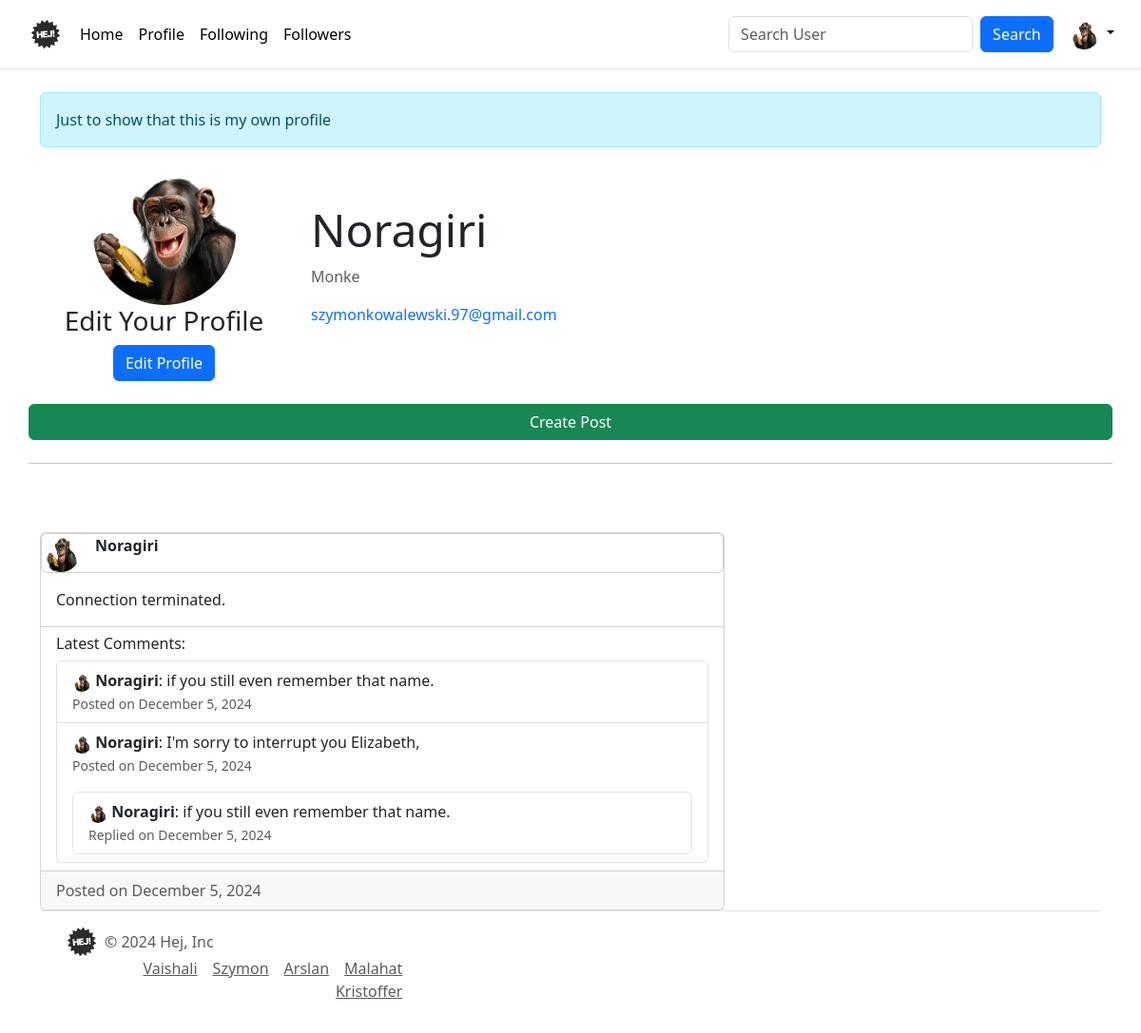
Screenshot of /user_profile/1/ (signed in) with the database file from the repository.
### social_app/models.py (models this page shows, shortened)
class UserProfile(models.Model):
    user = models.OneToOneField(User, on_delete=models.CASCADE)
    profile_pic = models.ImageField(
        upload_to="profile_pics/", default="../static/img/user-icon.png"
    )
    bio = models.TextField(max_length=500, blank=True)
    objects = models.Manager()

class Post(models.Model):
    user = models.ForeignKey(User, on_delete=models.CASCADE, related_name="posts")
    content = models.TextField()
    image = models.ImageField(upload_to="post_images/", blank=True, null=True)
    created_at = models.DateTimeField(auto_now_add=True)
    objects = models.Manager()

class Comment(models.Model):
    post = models.ForeignKey(Post, related_name="comments", on_delete=models.CASCADE)
    user = models.ForeignKey(User, on_delete=models.CASCADE)
    content = models.TextField()
    created_at = models.DateTimeField(auto_now_add=True)
    parent = models.ForeignKey(
        "self", related_name="replies", null=True, blank=True, on_delete=models.CASCADE
    )
    objects = models.Manager()
    class Meta:
        ordering = ["created_at"]

### social_app/views.py (the view, shortened to what this page needs)
# urls.py: path("user_profile/<int:user_id>/", user_profile, name="user_profile"),
@login_required
def user_profile(request, user_id=None):
    current_user_profile_info = UserProfile.objects.filter(user=request.user).first()
    if user_id is None:
        user_user = request.user
    else:
        user_user = get_object_or_404(User, id=user_id)
    user_profile_info = UserProfile.objects.filter(user=user_user).first()
    profile_edit_form = UserProfileInfoForm(instance=user_profile_info)
    post_form = PostForm()
    user_posts = Post.objects.filter(user=user_user).order_by("-created_at")
    posts_with_comments = []
    for post in user_posts:
        top_level_comments = (
            post.comments.filter(parent=None)
            .select_related("user__userprofile")
            .order_by("-created_at")[:2]
        )
        comments_with_replies = []
        for comment in top_level_comments:
            replies = (
                comment.replies.all().prefetch_related("replies").order_by("created_at")
            )
            comments_with_replies.append({"comment": comment, "replies": replies})
        posts_with_comments.append({"post": post, "comments": comments_with_replies})
    this_is_me = user_user.id == request.user.id
    context = {
        "user_id": user_user.id,
        "username": user_user.username,
        "profile_pic": (
            user_profile_info.profile_pic.url
            if user_profile_info.profile_pic
            else False
        ),
        "about": user_profile_info.bio if user_profile_info else "",
        "email": user_user.email,
        "user_profile": user_profile_info,
        "posts_with_comments": posts_with_comments,
        "this_is_me": this_is_me,
        "current_user_profile_info": current_user_profile_info,
        "profile_edit_form": profile_edit_form,
        "post_form": post_form,
    }
    return render(request, "social-app/user_profile.html", context)

### social_app/forms.py
class UserProfileInfoForm(forms.ModelForm):
    bio = forms.CharField(
        widget=forms.Textarea(
            attrs={
                "class": "form-control",
                "placeholder": "Tell us about yourself",
                "rows": 3,
                "maxlength": 500,
            }
        ),
        required=False,  # Optional field
        label="Describe yourself",
    )
    profile_pic = forms.ImageField(
        widget=forms.FileInput(
            attrs={
                "class": "form-control",
                "accept": "image/*",  # Accept only image files
            }
        ),
        required=False,  # Optional field
        label="Profile Picture",
    )
    class Meta:
        model = UserProfile
        fields = ("bio", "profile_pic")
        widgets = {
            "bio": forms.Textarea(
                attrs={"class": "form-control", "placeholder": "Bio"}
            ),
        }
        labels = {
            "bio": "Bio",
            "profile_pic": "Profile Picture",
        }

class PostForm(forms.ModelForm):
    class Meta:
        model = Post
        fields = ["content", "image"]

### templates/social-app/user_profile.html (shortened to what this page needs)
{% extends "base/base.html" %} {% load static %}
{% block content %}
<div class="container mt-4">
	{% if this_is_me %}
	<div class="alert alert-info" role="alert">Just to show that this is my own profile</div>
	{% endif %}
	<div class="row align-items-center">
		<div class="col-md-3 text-center">
			{% if profile_pic %}
			<img src="{{ profile_pic }}" alt="{{ username }}'s Profile Picture" class="img-fluid rounded-circle" style="width: 150px; height: 150px; object-fit: cover" />
			{% else %}
			<img src="{% static 'img/user-icon.png' %}" alt="Default Profile Picture" class="img-fluid rounded-circle" style="width: 150px; height: 150px; object-fit: cover" />
			{% endif %} {% if this_is_me %}
			<h3>Edit Your Profile</h3>
			<button type="button" class="btn btn-primary" data-toggle="modal" data-target="#editProfileModal">Edit Profile</button>
			{% endif %}
		</div>
		<div class="col-md-9">
			<h2 class="display-5">{{ username }}</h2>
			<p class="text-muted">{{ about }}</p>
			<p><a href="mailto:{{ email }}" class="text-decoration-none">{{ email }}</a></p>
		</div>
		{% if this_is_me %}
		<button type="button" class="btn btn-success mt-4" data-toggle="modal" data-target="#createPostModal">Create Post</button>
		{% endif %}
		<hr class="my-4" />
		<div class="row g-4">
			{% for item in posts_with_comments %}
			<div class="col-8">
				<a href="{% url 'social_app:view_post' item.post.id %}" class="link-offset-2 link-underline link-underline-opacity-0">
					<div class="card">
						{% with item.post as post %}
						<div class="card">
							<div class="row g-3">
								<div class="col-auto">
									{% if profile_pic %}
									<img src="{{ profile_pic }}" alt="{{ username }}'s Profile Picture" class="img-fluid rounded-circle" style="width: 40px; height: 40px" />
									{% else %}
									<img src="{% static 'img/user-icon.png' %}" alt="Default Profile Picture" class="img-fluid rounded-circle" style="width: 40px; height: 40px" />
									{% endif %}
								</div>
								<div class="col-auto">
									<p class="card-text"><strong>{{username}}</strong></p>
								</div>
							</div>
						</div>
						<div class="card-body">
							<p class="card-text">{{ post.content|truncatechars:100 }}</p>
						</div>
						<ul class="list-group list-group-flush">
							<li class="list-group-item">
								<h6 class="mb-2">Latest Comments:</h6>
								{% if item.comments %}
								<ul class="list-group">
									{% for comment_data in item.comments %}
									<li class="list-group-item">
										{% if comment_data.comment.user.userprofile.profile_pic %}
										<img src="{{  comment_data.comment.user.userprofile.profile_pic.url }}" alt="{{ username }}'s Profile Picture" class="img-fluid rounded-circle" style="width: 20px; height: 20px" />
										{% else %}
										<img src="{% static 'img/user-icon.png' %}" alt="Default Profile Picture" class="img-fluid rounded-circle" style="width: 20px; height: 20px" />
										{% endif %}
										<strong>{{ comment_data.comment.user.username }}</strong>: {{ comment_data.comment.content }}
										<br />
										<small class="text-muted">Posted on {{ comment_data.comment.created_at|date:"F j, Y" }}</small>
										{% if comment_data.replies %}
										<ul class="list-group mt-3">
											{% for reply in comment_data.replies %}
											<li class="list-group-item">
												{% if reply.user.userprofile.profile_pic %}
												<img src="{{  reply.user.userprofile.profile_pic.url }}" alt="{{ username }}'s Profile Picture" class="img-fluid rounded-circle" style="width: 20px; height: 20px" />
												{% else %}
												<img src="{% static 'img/user-icon.png' %}" alt="Default Profile Picture" class="img-fluid rounded-circle" style="width: 20px; height: 20px" />
												{% endif %}
												<strong>{{ reply.user.username }}</strong>: {{ reply.content }}
												<br />
												<small class="text-muted">Replied on {{ reply.created_at|date:"F j, Y" }}</small>
											</li>
											{% endfor %}
										</ul>
										{% endif %}
									</li>
									{% endfor %}
								</ul>
								{% else %}
								<p class="text-muted mb-0">No comments yet.</p>
								{% endif %}
							</li>
						</ul>
						<div class="card-footer text-muted">Posted on {{ post.created_at|date:"F j, Y" }}</div>
						{% endwith %}
					</div>
				</a>
			</div>
			{% endfor %}
		</div>
	</div>
	{% endblock %}

### templates/base/base.html (shortened to what this page needs)
{% load static %}
<!DOCTYPE html>
<html lang="en">
<head>
	<link href="https://cdn.jsdelivr.net/npm/bootstrap@5.3.3/dist/css/bootstrap.min.css" rel="stylesheet"
 />
</head>
<body>
	{% include "base/modules/header.html" %}
	{% block content %} {% endblock %}
	{% include "base/modules/footer.html" %}
</body>
</html>

### templates/base/modules/header.html (shortened to what this page needs)
{% load static %}
<header class="p-3 mb-3 border-bottom">
	<div class="container-fluid">
		<div class="d-flex flex-wrap align-items-center justify-content-center justify-content-lg-start">
			<a href="{% url 'social_app:feed' %}" class="d-flex align-items-center mb-2 mb-lg-0 link-body-emphasis text-decoration-none"> <img class="bi me-2" width="40" height="32" role="img" aria-label="Bootstrap" src="{% static 'img/hej-logo.svg' %}" /> </a>
			<ul class="nav col-12 col-lg-auto me-lg-auto mb-2 justify-content-center mb-md-0">
				<li>
					<a href="{% url 'social_app:feed' %}" class="nav-link px-2 link-body-emphasis">Home</a>
				</li>
				<li>
					<a href="{% url 'social_app:my_user_profile' %}" class="nav-link px-2 link-body-emphasis">Profile</a>
				</li>
				<li>
					<a href="{% url 'social_app:my_following' %}" class="nav-link px-2 link-body-emphasis">Following</a>
				</li>
				<li><a href="{% url 'social_app:my_followers' %} " class="nav-link px-2 link-body-emphasis">Followers</a></li>
			</ul>
			<form class="col-12 col-lg-auto mb-3 mb-lg-0 me-lg-3 d-flex" role="search" action="{% url 'social_app:search_user' %}" method="get">
				<input type="search" class="form-control me-2" name="SearchQuery" placeholder="Search User" aria-label="Search" />
				<button type="submit" class="btn btn-primary">Search</button>
			</form>
			<div class="dropdown text-end">
				<a href="#" class="d-block link-body-emphasis text-decoration-none dropdown-toggle" data-bs-toggle="dropdown" aria-expanded="false"> <img src="{{ current_user_profile_info.profile_pic.url }}" width="32" height="32" class="rounded-circle" /> </a>
			</div>
		</div>
	</div>
</header>

### templates/base/modules/footer.html
{% load static %}
<footer class="p-3 mb-3 d-flex flex-no-wrap justify-content-between align-items-center border-top">
	<div class="container-fluid">
		<div class="col-md-3 d-flex align-items-center">
			<a href="{% url 'social_app:login' %}" class="mb-3 me-2 mb-md-0 text-body-secondary text-decoration-none lh-1"> <img class="bi" width="32" height="32" role="img" aria-label="Bootstrap" src="{% static "img/hej-logo.svg"%}" /> </a>
			<span class="mb-3 mb-md-0 text-body-secondary">© 2024 Hej, Inc</span>
		</div>
		<ul class="nav col-md-4 justify-content-end list-unstyled d-flex">
			<li class="ms-3">
				<a class="text-body-secondary" href="https://www.linkedin.com/in/vaishali-jawale-76433122/"> Vaishali </a>
			</li>
			<li class="ms-3">
				<a class="text-body-secondary" href="https://www.linkedin.com/in/szymon-kowalewski-nora/"> Szymon </a>
			</li>
			<li class="ms-3">
				<a class="text-body-secondary" href="https://www.linkedin.com/in/arslanakram123/"> Arslan </a>
			</li>
			<li class="ms-3">
				<a class="text-body-secondary" href="https://www.linkedin.com/in/malahat-mohamadi-3b396024a"> Malahat </a>
			</li>
			<li class="ms-3">
				<a class="text-body-secondary" href="https://www.linkedin.com/in/kristoffer-ekstrand/"> Kristoffer </a>
			</li>
		</ul>
	</div>
</footer>

### rows the page displays
UserProfile: profile_pic (picture), bio "Monke"
Post: post.content "Connection terminated.", post.created_at "December 5, 2024"
Comment: comment.user.userprofile.profile_pic (picture), comment.user.username "Noragiri", comment.content "if you still even remember that name.", comment.created_at "December 5, 2024"
Comment: comment.user.userprofile.profile_pic (picture), comment.user.username "Noragiri", comment.content "I'm sorry to interrupt you Elizabeth,", comment.created_at "December 5, 2024"
Comment: user.userprofile.profile_pic (picture), user.username "Noragiri", content "if you still even remember that name.", created_at "December 5, 2024"

### other values shown
{{ username }} "Noragiri"
{{ email }} "szymonkowalewski.97@gmail.com"
